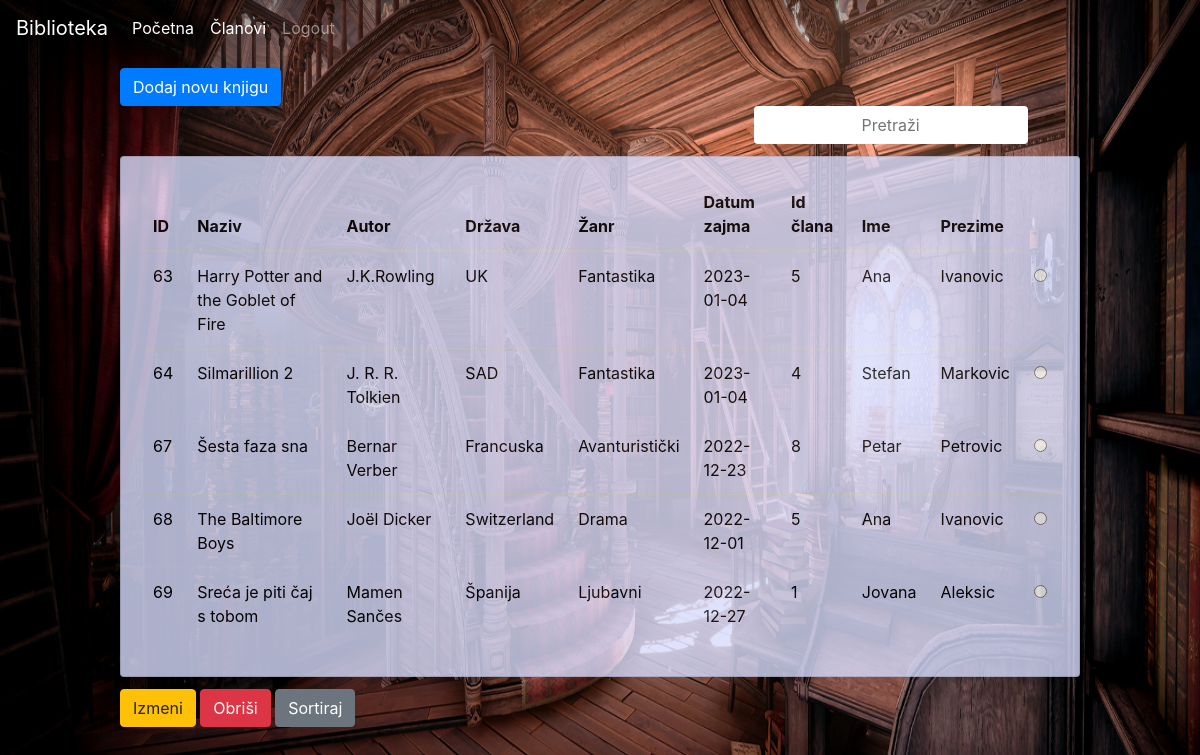
The page /home.php (signed in) on the database its author committed.
### tables this page shows
CREATE TABLE `prijave` (
  `prijava_id` int(11) NOT NULL,
  `naziv` varchar(255) NOT NULL,
  `autor` varchar(255) NOT NULL,
  `drzava` varchar(255) NOT NULL,
  `zanr` varchar(255) NOT NULL,
  `datum` date NOT NULL DEFAULT current_timestamp(),
  `idClana` int(11) NOT NULL
);

CREATE TABLE `clanovi` (
  `id` int(11) NOT NULL,
  `ime` varchar(50) NOT NULL,
  `prezime` varchar(50) NOT NULL,
  `email` varchar(50) NOT NULL,
  `telefon` varchar(50) NOT NULL,
  `adresa` varchar(255) NOT NULL
);

### model/prijava.php (called while the page is built, shortened)
<?php
class Prijava
{
    public static function getAll(mysqli $conn)
    {
        $query = "SELECT p.prijava_id, p.naziv, p.autor, p.drzava, p.zanr, p.datum, p.idClana, c.ime,c.prezime
                  FROM prijave p JOIN clanovi c ON p.idClana=c.id";
        return $conn->query($query);
    }
}

### home.php (the view, shortened to what this page needs)
<?php
require "dbBroker.php";
require "model/prijava.php";
$rezultat = Prijava::getAll($conn);
if ($rezultat->num_rows == 0) {
    echo "Nema zaduzenja u biblioteci";
    die();
} else {
?>
    <!DOCTYPE html>
    <html lang="en">
    <head>
        <link rel="stylesheet" href="https://cdn.jsdelivr.net/npm/bootstrap@4.0.0/dist/css/bootstrap.min.css">
        <link rel="stylesheet" type="text/css" href="css/home.css">
    </head>
    <body>
        <nav class="navbar navbar-expand-lg navbar-dark shadow-5-strong">
            <a class="navbar-brand" href="#">Biblioteka</a>
            <div class="collapse navbar-collapse" id="navbarNavAltMarkup">
                <div class="navbar-nav">
                    <a class="nav-item nav-link active" href="./home.php">Početna <span class="sr-only">(current)</span></a>
                    <a class="nav-item nav-link active" href="./clanovi_stranica.php">Članovi</a>
                    <a class="nav-item nav-link" href="./logout.php">Logout</a>
                </div>
            </div>
        </nav>
        <div class="newbook">
            <button id="btnAdd" class="btn btn-primary" data-toggle="modal" data-target="#modaladd">Dodaj novu knjigu</button>
            <input type="text" id="pretrazi" class="btn" placeholder="Pretraži" onkeyup="pretrazi()" style="margin-left: 66%;">
        </div>
        <div id="pregled" class="card" style="margin-top: 1%;">
            <div class="card-body">
                <table id="myTable" class="table table-hover">
                    <thead class="thead">
                        <tr>
                            <th scope="col">ID</th>
                            <th scope="col">Naziv</th>
                            <th scope="col">Autor</th>
                            <th scope="col">Država</th>
                            <th scope="col">Žanr</th>
                            <th scope="col">Datum zajma</th>
                            <th scope="col">Id člana</th>
                            <th scope="col">Ime</th>
                            <th scope="col">Prezime</th>
                        </tr>
                    </thead>
                    <tbody>
                        <?php
                        while ($red = $rezultat->fetch_array()) :
                        ?>
                            <tr>
                                <td><?php echo $red["prijava_id"] ?></td>
                                <td><?php echo $red["naziv"] ?></td>
                                <td><?php echo $red["autor"] ?></td>
                                <td><?php echo $red["drzava"] ?></td>
                                <td><?php echo $red["zanr"] ?></td>
                                <td><?php echo $red["datum"] ?></td>
                                <td><?php echo $red["idClana"] ?></td>
                                <td><?php echo $red["ime"] ?></td>
                                <td><?php echo $red["prezime"] ?></td>
                                <td>
                                    <label class="custom-radio-btn">
                                        <input type="radio" name="checked-donut" value=<?php echo $red["prijava_id"] ?>>
                                    </label>
                                </td>
                            </tr>
                    <?php
                        endwhile;
                    }
                    ?>
                    </tbody>
                </table>
            </div>
        </div>
        <div class="buttons">
            <button id="btn-izmeni" type="button" class="btn btn-warning" data-toggle="modal" data-target="#izmeniModal">Izmeni</button>
            <button id="btn-obrisi" type="button" class="btn btn-danger">Obriši</button>
            <button id="btn-sortiraj" type="button" class="btn btn-secondary" onclick="sortTable()">Sortiraj</button>
        </div>
    </body>
    </html>

### css/home.css (style rules this page uses)
body { background-image: url("../img/home_hw.jpg"); background-size: 100% 100%; background-repeat: no-repeat; background-attachment: fixed; }
.card { background-color: #d7dcfd; opacity: 80%; width: 80%; margin-left: auto; margin-right: auto; }
.buttons, .newbook { width: 80%; padding-top: 1%; margin-left: auto; margin-right: auto; }
.card-body { color: black; }

### rows shown on the page
prijave: prijava_id "63", naziv "Harry Potter and the Goblet of Fire", autor "J.K.Rowling", drzava "UK", zanr "Fantastika", datum "2023-01-04", idClana "5", idClana.ime "Ana", idClana.prezime "Ivanovic"
prijave: prijava_id "64", naziv "Silmarillion 2", autor "J. R. R. Tolkien", drzava "SAD", zanr "Fantastika", datum "2023-01-04", idClana "4", idClana.ime "Stefan", idClana.prezime "Markovic"
prijave: prijava_id "67", naziv "Šesta faza sna", autor "Bernar Verber", drzava "Francuska", zanr "Avanturistički", datum "2022-12-23", idClana "8", idClana.ime "Petar", idClana.prezime "Petrovic"
prijave: prijava_id "68", naziv "The Baltimore Boys", autor "Joël Dicker", drzava "Switzerland", zanr "Drama", datum "2022-12-01", idClana "5", idClana.ime "Ana", idClana.prezime "Ivanovic"
prijave: prijava_id "69", naziv "Sreća je piti čaj s tobom", autor "Mamen Sančes", drzava "Španija", zanr "Ljubavni", datum "2022-12-27", idClana "1", idClana.ime "Jovana", idClana.prezime "Aleksic"
